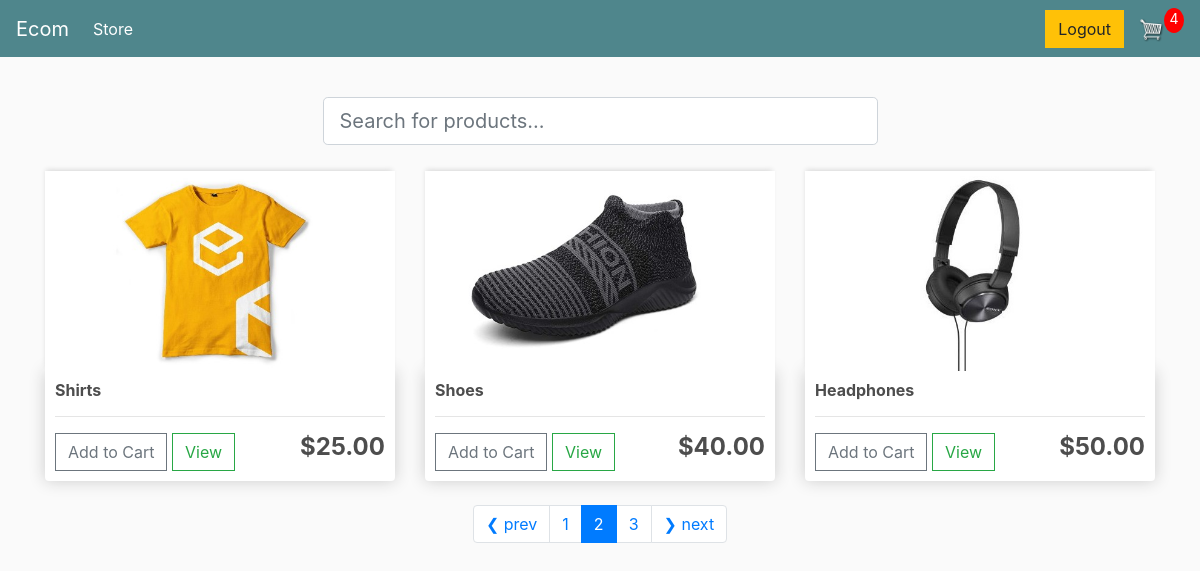
Page /?page=2 (signed in) on the committed database.
### store/models.py (models this page shows, shortened)
class Products(models.Model):
    product_name = models.CharField(max_length=200)
    price = models.DecimalField(max_digits=10, decimal_places=2)
    description = models.TextField()
    images = models.ImageField()
    digital = models.BooleanField(default=False, null=True, blank=False)

### store/views.py (the view)
# urls.py: path('', include('store.urls')),
def store(request):
    if request.user.is_authenticated:
        customer = request.user.customer
        order, created = Order.objects.get_or_create(customer=customer, complete=False)
        items = order.orderitem_set.all()
        cartItems = order.get_cart_item
    else:
        items = []
        order = {'get_cart_total' : 0, 'get_cart_item' : 0, 'shipping' : False}
        cartItems = order['get_cart_item']
    q = request.GET.get('q')
    if q != None:
        products = Products.objects.filter(product_name__icontains=q)
    else:
        products = Products.objects.all()
    page = request.GET.get('page')
    result = 3
    paginator = Paginator(products, result)
    try:
        products = paginator.page(page)
    except PageNotAnInteger:
        page = 1
        products = paginator.page(page)
    except EmptyPage:
        page = paginator.num_pages
        products = paginator.page(page)
    context = {
        'products' : products, 'paginator' : paginator, 'cartItems': cartItems
        }
    return render(request, 'store/store.html', context)
    class Meta:
        ordering = [created]

### store/models.py (called while the page is built)
    @property
    def get_cart_item(self):
        orderitems = self.orderitem_set.all()
        total = sum([item.quantity for item in orderitems])
        return total

### store/templates/store/store.html
{% extends 'store/main.html' %}
{% load static %}
{% block content %}
<div class="d-flex justify-content-center my-3">
    <form action="" class="w-50">
        <input type="text" class="form-control form-control-lg" placeholder="Search for products..." name="q">
    </form>
</div>
<div class="row">
    {% for product in products %}
    <div class="col-lg-4">
        <img class="thumbnail" src="{{ product.images.url }}">
        <div class="box-element product">
            <h6><strong>{{ product.product_name }}</strong></h6>
            <hr>
            <button data-product={{product.id}} data-action='add'  class=" update-cart    btn btn-outline-secondary add-btn">Add to Cart</button>
            <a class="btn btn-outline-success" href="#">View</a>
            <h4 style="display: inline-block; float: right"><strong>${{product.price| floatformat:2 }}</strong></h4>
        </div>
    </div>
    {% endfor %}
</div>
<nav aria-label="Page navigation example" class="mt-4">
    <ul class="pagination justify-content-center">
		{% if products.has_previous %}
		<li class="page-item"><a class="btn page-link btn--sub" href="?page={{products.previous_page_number}}">&#10094; prev</a></li>
		{% endif %}
		{% for page in paginator.page_range %}
		{% if page == products.number %}
		<li class="page-item active"><a class="btn page-link btn--sub" href="?page={{page}}">{{page}}</a></li>
		{% else %}
        <li class="page-item"><a class="btn page-link" href="?page={{page}}">{{page}}</a></li>
		{% endif %}
		{% endfor %}
		{% if products.has_next %}
		<li class="page-item"><a class="btn page-link btn--sub" href="?page={{products.next_page_number}}">&#10095; next</a></li>
		{% endif %}
	</ul>
</nav>
{% endblock content %}

### static/css/main.css (style rules this page uses)
body { background-color: hsl(0, 0%, 98%); }
h1,h2,h3,h4,h5,h6 { color:hsl(0, 0%, 30%); }
.box-element { box-shadow:hsl(0, 0%, 80%) 0 0 16px; background-color: #fff; border-radius: 4px; padding: 10px; }
.thumbnail { width: 100%; height: 200px; -webkit-box-shadow: -1px -3px 5px -2px rgba(214,214,214,1); -moz-box-shadow: -1px -3px 5px -2px rgba(214,214,214,1); box-shadow: -1px -3px 5px -2px rgba(214,214,214,1); }
.product { border-radius: 0 0 4px 4px; }
.col-lg-4, .col-lg-6, .col-lg-8, .col-lg-12 { margin-top: 10px; }
.btn { border-radius: 0; }

### rows in the picture
Products: images (picture), product_name "Shirts", price "25.00"
Products: images (picture), product_name "Shoes", price "40.00"
Products: images (picture), product_name "Headphones", price "50.00"

### other values in the picture
{{ cartItems }} "4"
{{ page }} "1" "3"
{{ page }} "2"
